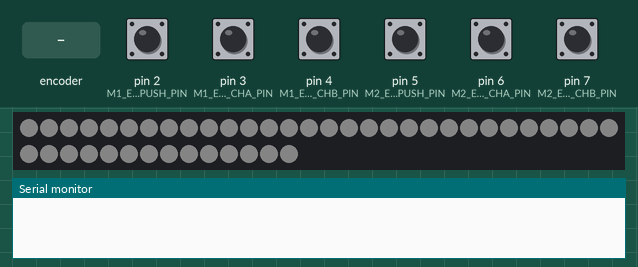
Bench run of a sketch on a simulated Arduino Uno, built with avr-gcc and run on an emulated ATmega328P. Parts: 44 RGB LEDs in strip order, left to right, continuing on the next row, the last lines printed to the serial monitor. The inputs (shaded band) are chosen by the test bench; at power-on: pin 2 (M1_ENC_PUSH_PIN), pin 3 (M1_ENC_CHA_PIN), pin 4 (M1_ENC_CHB_PIN), pin 5 (M2_ENC_PUSH_PIN), pin 6 (M2_ENC_CHA_PIN), pin 7 (M2_ENC_CHB_PIN) HIGH. Dim RGB values are drawn brighter than linear.

Above: at 1.2 s.
1.3 s: rotary encoder on pin 3 (M1_ENC_CHA_PIN) / pin 4 (M1_ENC_CHB_PIN) turned 1 step (first pin leading)
At 1.56 s:
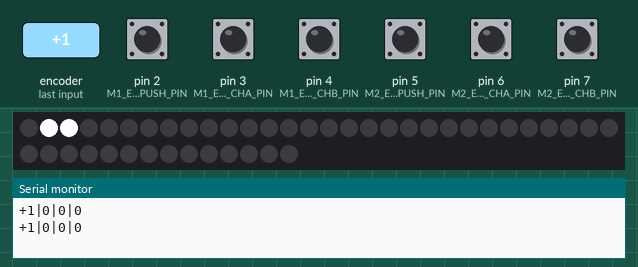
3.5 s: pin 5 (M2_ENC_PUSH_PIN) pulled LOW for 0.15 s
At 3.76 s:
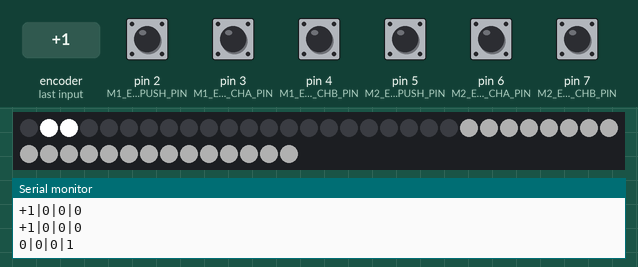
5.1 s: pin 2 (M1_ENC_PUSH_PIN) pulled LOW for 0.15 s
At 5.51 s:
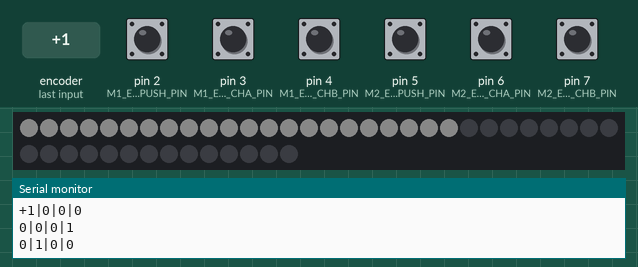
7.0 s: pin 2 (M1_ENC_PUSH_PIN) pulled LOW for 1 s
8.6 s: pin 5 (M2_ENC_PUSH_PIN) pulled LOW for 1 s
12.6 s: rotary encoder on pin 3 (M1_ENC_CHA_PIN) / pin 4 (M1_ENC_CHB_PIN) turned 2 steps (second pin leading)
At 13.5 s:
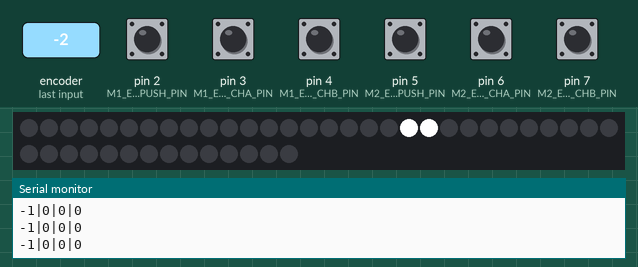
Timing chart, 0 to 15.5 s (numbered marks = the images above; inputs shaded):
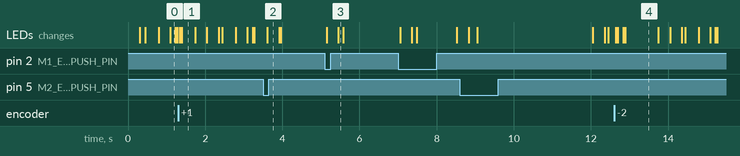

The sketch:

micro_test_2.ino
```cpp
// Using an Arduino Micro as microcontroller
// using NeoPixel LED strip
// using interal pullups instead of externals physical resistors
// 22 LEDS for each Encoder


/*

 * 1st LED strip VCC    to external 5V power supply
 * 1st LED strip GND    to Arduino GND;
 * 1st LED strip DATA   to Arduino digital pin 8 (through a 470 Ohm resistor);

 MODULE 1 CONNECTIONS:
 * 1st encoder CHA pin  to Arduino digital pin 2
 * 1st encoder CHB pin  to Arduino digital pin 3
 * 1st encoder PUSH pin to Arduino digital pin 4


 MODULE 2 CONNECTIONS:
 * 2nd encoder CHA pin to Arduino digital pin 5;
 * 2nd encoder CHB pin to Arduino digital pin 6;
 * 2nd encoder PUSH pin to Arduino digital pin 7;

 NOTE: place a 6,3V 1000 microF capacitor between LEDs GND and VCC rails;
 Place one 10K pullup resistor for each encoder pin;

 SERIAL COMMUNICATION PROTOCOL

 <encoder SX (+1/-1) > | < push SX> | <encoder DX (+1/-1) > | < push DX> | <a capo>
*/

// //////////////
// PIN DEFINITION
// //////////////

#define LEDSTRIP_DATA_PIN         9

// module 1

#define M1_ENC_CHA_PIN            3
#define M1_ENC_CHB_PIN            4
#define M1_ENC_PUSH_PIN           2

#define M2_ENC_CHA_PIN            6
#define M2_ENC_CHB_PIN            7
#define M2_ENC_PUSH_PIN           5

// /////////////
// STATE MACHINE
// /////////////

enum m_statuses{
  STANDBY=0,
  SEARCH,
  SELECTED
} m1_status=STANDBY, m2_status=STANDBY;

long m1_prevTime, m2_prevTime;
long m1_waitTime = 5000;
long m2_waitTime = 5000;


// //////////////
// ANIMATOR STUFF
// //////////////

#include "Animator_Sine.h"
Animator_Sine m1_animSine;
Animator_Sine m2_animSine;

#include "Animator_AR.h"
Animator_AR m1_animAR;
Animator_AR m2_animAR;

float m1_y = 0.0;
float m2_y = 0.0;

// /////////////
// ENCODER STUFF
// /////////////

// Encoder code is inspired by the work of eran.io
// http://eran.io/rotary-encoder-based-cooking-timer/
// Here's code: https://github.com/pavius/rotary-encoder-timer

#include "eran_encoder.h"
long m1_counter = 0;
long m2_counter = 0;

EranEncoder m1_encoder;
EranEncoder m2_encoder;


void m1_cwStep(void)
{
  m1_counter --;

  m1_status = SEARCH;
  m1_prevTime = millis();
  //Serial.println("1,+1;");
  Serial.println("-1|0|0|0");
}

void m1_ccwStep(void)
{
  m1_counter ++;

  m1_status = SEARCH;
  m1_prevTime = millis();
  //Serial.println("1,-1;");
  Serial.println("+1|0|0|0");
}

void m2_cwStep(void)
{
  m2_counter --;

  m2_status = SEARCH;
  m2_prevTime = millis();
  //Serial.println("2,+1;");
  Serial.println("0|0|-1|0");
}

void m2_ccwStep(void)
{
  m2_counter ++;

  m2_status = SEARCH;
  m2_prevTime = millis();
  //Serial.println("2,-1;");
  Serial.println("0|0|+1|0");
}


// ////////////
// BUTTON STUFF
// ////////////

#include "ButtonDebounce.h"

// (ButtonDebounce Library is written and maintained
// by Maykon L. Capellari <maykonluiscapellari@gmail.com>
// https://github.com/maykon/ButtonDebounce

ButtonDebounce m1_push(M1_ENC_PUSH_PIN, 50);
ButtonDebounce m2_push(M2_ENC_PUSH_PIN, 50);

void m1_pushChanged(int state){
  if( !state )
  {
    m1_status = SELECTED;
    m1_animAR.trigger();
    m1_prevTime = millis();
    //Serial.println("1,P;");
    Serial.println("0|1|0|0");
  }
}

void m2_pushChanged(int state){
  if( !state )
  {
    m2_status = SELECTED;
    m2_animAR.trigger();
    m2_prevTime = millis();
    //Serial.println("2,P;");
    Serial.println("0|0|0|1");
  }
}


// /////////
// LED STUFF
// /////////

// this is the order of the colors GREEN, RED, BLUE
#include "Adafruit_NeoPixel.h"
#include <SPI.h> // see Adafruit DotStar library example to better understand

// the number of LEDs per single strip
#define NLEDS 22

// Declare our NeoPixel strip object:
Adafruit_NeoPixel strip( NLEDS*2, LEDSTRIP_DATA_PIN, NEO_GRBW + NEO_KHZ800);
// Argument 1 = Number of pixels in NeoPixel strip
// Argument 2 = Arduino pin number (most are valid)
// Argument 3 = Pixel type flags, add together as needed:
//   NEO_KHZ800  800 KHz bitstream (most NeoPixel products w/WS2812 LEDs)
//   NEO_KHZ400  400 KHz (classic 'v1' (not v2) FLORA pixels, WS2811 drivers)
//   NEO_GRB     Pixels are wired for GRB bitstream (most NeoPixel products)
//   NEO_RGB     Pixels are wired for RGB bitstream (v1 FLORA pixels, not v2)
//   NEO_RGBW    Pixels are wired for RGBW bitstream (NeoPixel RGBW products)


// TODO: change here something
int m1_intensity = 255;
int m2_intensity = 255;
int m1_color = 0;
int m2_color = 0;
// these values are used during the "breathing" phase
int m1_max_intensity = 60;
int m2_max_intensity = 60;
int m1_led_offset = 0;
int m2_led_offset = NLEDS;


// ///////
// UTILITY
// ///////
int i, j = 0;

// SETUP ///////////////////////////////////////////////////////////////

void setup()
{
  Serial.begin(9600);

  // LED STUFF
  strip.begin(); // Initialize pins for output
  // set every pixel to sleep
  for(i=0; i<NLEDS; i++) {
    strip.setPixelColor(i, 0x00, 0x00, 0x00, 0x00);
  }
  strip.show();  // Turn all LEDs off ASAP

  // MODULE 1

  pinMode(M1_ENC_CHA_PIN, INPUT_PULLUP);
  pinMode(M1_ENC_CHB_PIN, INPUT_PULLUP);

  m1_encoder.init(M1_ENC_CHA_PIN, M1_ENC_CHB_PIN);
  m1_encoder.setCallbackCW(m1_cwStep);
  m1_encoder.setCallbackCCW(m1_ccwStep);
  m1_push.setCallback(m1_pushChanged);
  m1_animSine.init(0.5, 0.0);
  m1_animAR.init(100, 500);

  // MODULE 2

  pinMode(M2_ENC_CHA_PIN, INPUT_PULLUP);
  pinMode(M2_ENC_CHB_PIN, INPUT_PULLUP);

  m2_encoder.init(M2_ENC_CHA_PIN, M2_ENC_CHB_PIN);
  m2_encoder.setCallbackCW(m2_cwStep);
  m2_encoder.setCallbackCCW(m2_ccwStep);
  m2_push.setCallback(m2_pushChanged);
  m2_animSine.init(0.5, 0.0);
  m2_animAR.init(100, 500);
}

// LOOP ////////////////////////////////////////////////////////////////

void loop()
{

  // MODULE 1

  m1_encoder.update();
  m1_push.update();

  if( m1_status == STANDBY )
  {
    m1_animSine.update();
    m1_y = m1_animSine.getY();
  }
  else if( m1_status == SEARCH )
  {
    m1_y = 0;
    if( (millis()-m1_prevTime) < m1_waitTime )
    {
      m1_counter = m1_counter % NLEDS;
      if(m1_counter < 0) m1_counter = NLEDS-1;
      for(i=0; i<NLEDS; i++)
      {
        if(i == m1_counter)
        {
          strip.setPixelColor(i + m1_led_offset, 0, 0, 0, m1_intensity);
        }
        else
          strip.setPixelColor(i + m1_led_offset, 0,0,0,0);
      }
    }
    else
    {
      m1_status = STANDBY;
      m1_prevTime = millis();
    }
  }
  else if( m1_status == SELECTED )
  {
    m1_animAR.update();
    m1_y = m1_animAR.getY();
    if( (millis()-m1_prevTime) < m1_waitTime )
    {
      // do nothing
    }
    else
    {
      m1_status = STANDBY;
      m1_prevTime = millis();
    }
  }

  // LED STUFF

  if( m1_status == STANDBY || m1_status == SELECTED )
  {
    for(i=0; i<NLEDS; i++)
    {
      m1_color = m1_y*m1_y*m1_max_intensity;
      strip.setPixelColor(i + m1_led_offset, 0,0,0,m1_color);
    }
  }
  else
  {
    // we are in SEARCH state
    m1_counter = m1_counter % NLEDS;
    if(m1_counter < 0 ) m1_counter = NLEDS-1;
    for(i=0; i<NLEDS; i++)
    {
      if( i == m1_counter)
      {
        int j = i-1;
        if(j<0) j = NLEDS -1;
        strip.setPixelColor(i + m1_led_offset, 0,0,0, m1_intensity);
        strip.setPixelColor(j + m1_led_offset, 0,0,0, m1_intensity);
      }
      else
      {
        strip.setPixelColor(i, 0,0,0,0);
      }
    }
  }

  //m1_strip.show();


  // MODULE 2

  m2_encoder.update();
  m2_push.update();

  if( m2_status == STANDBY )
  {
    m2_animSine.update();
    m2_y = m2_animSine.getY();
  }
  else if( m2_status == SEARCH )
  {
    m2_y = 0;
    if( (millis()-m2_prevTime) < m2_waitTime )
    {
      m2_counter = m2_counter % NLEDS;
      if(m2_counter < 0) m2_counter = NLEDS-1;
      for(i=0; i<NLEDS; i++)
      {
        if(i == m2_counter)
        {
          strip.setPixelColor(i + m2_led_offset, 0,0,0, m2_intensity);
        }
        else
          strip.setPixelColor(i + m2_led_offset, 0,0,0,0);
      }
    }
    else
    {
      m2_status = STANDBY;
      m2_prevTime = millis();
    }
  }
  else if( m2_status == SELECTED )
  {
    m2_animAR.update();
    m2_y = m2_animAR.getY();
    if( (millis()-m2_prevTime) < m2_waitTime )
    {
      // do nothing
    }
    else
    {
      m2_status = STANDBY;
      m2_prevTime = millis();
    }
  }

  if( m2_status == STANDBY || m2_status == SELECTED )
  {
    for(i=0; i<NLEDS; i++)
    {
      m2_color = m2_y*m2_y*m2_max_intensity;
      strip.setPixelColor(i + m2_led_offset, 0,0,0, m2_color);
    }
  }
  else
  {
    // we are in SEARCH state
    m2_counter = m2_counter % NLEDS;
    if(m2_counter < 0 ) m2_counter = NLEDS-1;
    for(i=0; i<NLEDS; i++)
    {
      if( i == m2_counter)
      {
        int j = i-1;
        if(j<0) j = NLEDS -1;
        strip.setPixelColor(i + m2_led_offset, 0,0,0, m2_intensity);
        strip.setPixelColor(j + m2_led_offset, 0,0,0, m2_intensity);
      }
      else
      {
        strip.setPixelColor(i  + m2_led_offset, 0,0,0,0);
      }
    }
  }

  strip.show();

  //m1PrintStates();
  //m2PrintStates();

  delay(1);
}

void m1PrintStates()
{
  if( m1_status == STANDBY )   {
    Serial.println("STANDBY");
  }
  else if( m1_status == SEARCH )   {
    Serial.println("SEARCH");
  }
  else if ( m1_status == SELECTED )   {
    Serial.println("SELECTED");
  }
  else  {
    Serial.println("??");
  }
}

void m2PrintStates()
{
  if( m2_status == STANDBY ) {
    Serial.println("STANDBY");
  }
  else if( m2_status == SEARCH ) {
    Serial.println("SEARCH");
  }
  else if ( m2_status == SELECTED ) {
    Serial.println("SELECTED");
  }
  else {
    Serial.println("??");
  }
}
```

Animator_AR.cpp
```cpp
#include "Animator_AR.h"


// Set attack and release time in millisecond
// default are attack time (t_1) = 10ms and
// release time (t_2) = 500ms
void Animator_AR::init( int t_1, int t_2 ) {
  t1 = t_1>0.0?t_1:10;
  t2 = t_2>0.0?t_2:500;
  state = QUIET;
}

void Animator_AR::update()
{
  if(state == ATTACK)
  {
    dt = millis() - st;
    // TODO: insert a check here in order to prevent
    // cases where 'dt' become grater than t1.
    // Update st accordingly.
    //if( dt < 0 )
    //  Serial.println("ERROR");
    y =  (1.0*dt)/t1;
    if(y > 1.0)
    {
      y = 1.0;
      state = RELEASE;
    }
  }
  else if( state == RELEASE )
  {
    dt = millis() - st;
    // TODO: insert a check here in order to prevent
    // cases where 'dt' become grater than t2.
    // Update st accordingly.
    y =  1.0 - ( (1.0*dt)/t2 );
    if(y < 0.0)
    {
      y = 0.0;
      state = QUIET;
    }
  }
}

void Animator_AR::trigger()
{
  st = millis();
  state = ATTACK;
}

float Animator_AR::getY()
{
  return y;
}
```

Animator_AR.h
```cpp
/*
  Animator AR
  Nicola Ariutti
  2018/09/25
*/

#ifndef ANIMATOR_AR_H
#define ANIMATOR_AR_H

#include "Arduino.h"

class Animator_AR
{
public:
  Animator_AR() {};
  ~Animator_AR() {};

  void init( int t_1, int t_2 );
  void update();
  void trigger();
  float getY();


private:

  // note that time variables must be
  // long in order to store great values.
  int t1, t2;  // t attack, t release
  long dt;      // delta time
  long st;      // start time

  // states
  enum {
    QUIET = -1,
    ATTACK,
    RELEASE
  } state;

  float y;
};
#endif
```

Animator_Sine.cpp
```cpp
#include "Animator_Sine.h"

void Animator_Sine::init( float _freq, float _phase )
{
  freq = _freq>0.0?_freq:1;
  phase = abs(int(_phase))%(int(2*PI));
  //phase = 0.0;
  // At the beginning 't0' and 't' are equal.
  t0 = t = (millis() * 0.001);
  dt = t - t0;
}

void Animator_Sine::update()
{
  t = (millis() * 0.001);
  dt = t - t0;
  y = sin( phase + 2*PI*freq*dt );
  y = (y+1)*0.5;
}

void Animator_Sine::changeFreq( float _freq )
{
  // calculate the phase for the
  // upcoming sinusoid
  t = (millis() * 0.001);
  dt = t - t0;
  phase = phase + 2*PI*freq*dt;
  phase = int(phase) % int(2*PI);
  // define the new 't0' which is the
  // new reference for counting time
  t0 = t;
  // Finally, set the new frequency
  freq = _freq;
}

float Animator_Sine::getY()
{
  return y;
}
```

Animator_Sine.h
```cpp
/*
  Animator Sine
  Nicola Ariutti
  2018/09/25
*/

#ifndef ANIMATOR_SINE_H
#define ANIMATOR_SINE_H

#include "Arduino.h"

class Animator_Sine
{
  private:
    float freq;
    float phase;
    float t, t0, dt;
    float y;
  public:
    Animator_Sine() {};
    ~Animator_Sine() {};

    void init(float _freq, float _phase);
    void update();
    void changeFreq(float _freq);
    float getY();
};

#endif
```

ButtonDebounce.cpp
```cpp
#include "Arduino.h"
#include "ButtonDebounce.h"

ButtonDebounce::ButtonDebounce(int pin, unsigned long delay){
  pinMode(pin, INPUT_PULLUP);
  _pin = pin;
  _delay = delay;
  _lastDebounceTime = 0;
  _lastStateBtn = HIGH;
}

bool ButtonDebounce::isTimeToUpdate(){
  return (millis() - _lastDebounceTime) > _delay;
}

void ButtonDebounce::update(){
  if(!isTimeToUpdate()) return;
  _lastDebounceTime = millis();
  int btnState = digitalRead(_pin);
  if(btnState == _lastStateBtn) return;
  _lastStateBtn = btnState;
  if(this->callback) this->callback(_lastStateBtn);
}

int ButtonDebounce::state(){
  return _lastStateBtn;
}

void ButtonDebounce::setCallback(BTN_CALLBACK){
  this->callback = callback;
}
```

ButtonDebounce.h
```cpp
/*
  ButtonDebounce.h - Library for Button Debounce.
  Created by Maykon L. Capellari, September 30, 2017.
  Released into the public domain.
*/
#ifndef ButtonDebounce_h
#define ButtonDebounce_h

#include "Arduino.h"

#define BTN_CALLBACK void (*callback)(int)

class ButtonDebounce{
  private:
    int _pin;
    unsigned long _delay;
    unsigned long _lastDebounceTime;
    int _lastStateBtn;
    BTN_CALLBACK;
    bool isTimeToUpdate();
  public:
    ButtonDebounce(int pin, unsigned long delay);
    void update();
    int state();
    void setCallback(BTN_CALLBACK);
};

#endif
```

Modulo.cpp
```cpp
#include "Modulo.h"
```

Modulo.h
```cpp
/*
  Modulo
  Nicola Ariutti
  2018/09/25
*/

#ifndef MODULO_H
#define MODULO_H

#include "Arduino.h"

class Modulo
{
  private:
  public:
    Modulo() {};
    ~Modulo() {};

    void init(float _freq, float _phase);
    void update();
    void changeFreq(float _freq);
    float getY();
};

#endif
```

eran_encoder.cpp
```cpp
#include "eran_encoder.h"

void EranEncoder::init(int _cha, int _chb)
{
  CHA = _cha;
  CHB = _chb;
}

void EranEncoder::update()
{
  statusChA = ((statusChA<<1) | digitalRead(CHA)) & 0x07;
  statusChB = ((statusChB<<1) | digitalRead(CHB)) & 0x07;

  // debounce CH A
  if( statusChA == searchPatternA )
  {
    // change search pattern
    searchPatternA = (~searchPatternA) & 0x07;
    // append 0 to resutl
    transitionEvent = statusChA; // 0 or 7
  }

  // debounce CH B
  if( statusChB == searchPatternB )
  {
    // change search pattern
    searchPatternB = (~searchPatternB) & 0x07;
    // append 1 to result
    transitionEvent = (statusChB | (1<<3)); // 8 or 15
  }

  // Check pattern (if something has happend
  // the transition event is now 7, 15, 0 or 8.
  if( transitionEvent != NO_TRANSITION_EVENT )
  {
    if( state == STATE_IDLE )
    {
      // first value of a CW transition?
      if(transitionEvent == cwTransitions[0])
      {
        // yes! so we enter the corresponding state
        state = STATE_DETECTING_CW;
        // prepare for the next transition;
        transitionEventIndex++;
      }
      // first value of a CCW transition?
      else if(transitionEvent == ccwTransitions[0])
      {
        // yes! so we enter the corresponding state
        state = STATE_DETECTING_CCW;
        // prepare for the next transition;
        transitionEventIndex++;
      }
    }
    else if( state == STATE_DETECTING_CW )
    {
      if(transitionEvent == cwTransitions[transitionEventIndex])
      {
        // increment
        transitionEventIndex++;

        if(transitionEventIndex == 2)
        {
          changeCounts++;
          if(this->callback_cw) this->callback_cw();
        }
        else if(transitionEventIndex == 4) // have we finished?
        {
          // increment count
          changeCounts++;
          if(this->callback_cw) this->callback_cw();
          //back to idle
          state = STATE_IDLE;
          transitionEventIndex = 0;
        }

      }
      else
      {
        // this transition is incorrect, go back to idle
        state = STATE_IDLE;
        transitionEventIndex = 0;
      }
    }
    else if( state == STATE_DETECTING_CCW )
    {
      if(transitionEvent == ccwTransitions[transitionEventIndex])
      {
        // increment
        transitionEventIndex++;

        if(transitionEventIndex == 2)
        {
          changeCounts--;
          if(this->callback_ccw) this->callback_ccw();
        }
        else if(transitionEventIndex == 4) // have we finished?
        {
          // decrement count
          changeCounts--;
          if(this->callback_ccw) this->callback_ccw();
          //back to idle
          state = STATE_IDLE;
          transitionEventIndex = 0;
        }

      }
      else
      {
        // this transition is incorrect, go back to idle
        state = STATE_IDLE;
        transitionEventIndex = 0;
      }
    }
    // we have already processed the transition occured so
    // we must zero out the transition.
    transitionEvent = NO_TRANSITION_EVENT;
  }
}

void EranEncoder::resetCounter()
{
  changeCounts = 0;
}


int EranEncoder::getCounter()
{
  return changeCounts;
}


void EranEncoder::setCallbackCW(ENCODER_CALLBACK_CW){
  this->callback_cw = callback_cw;
}


void EranEncoder::setCallbackCCW(ENCODER_CALLBACK_CCW){
  this->callback_ccw = callback_ccw;
}
```

eran_encoder.h
```cpp
#ifndef __ERAN_ENCODER__
#define __ERAN_ENCODER__
#include "Arduino.h"

#define NO_TRANSITION_EVENT (1)

#define ENCODER_CALLBACK_CW void (*callback_cw)(void)
#define ENCODER_CALLBACK_CCW void (*callback_ccw)(void)

class EranEncoder
{
private:
  // channel shift register
  uint8_t statusChA = 0x00;
  uint8_t statusChB = 0x00;

  uint8_t searchPatternA = 0x00;
  uint8_t searchPatternB = 0x00;

  typedef enum {
    STATE_IDLE,
    STATE_DETECTING_CW,
    STATE_DETECTING_CCW,
  } STATE;
  STATE state = STATE_IDLE;


  uint8_t transitionEvent = NO_TRANSITION_EVENT;
  uint8_t transitionEventIndex = 0;

  uint8_t cwTransitions[4]  = {8, 0, 15, 7};
  uint8_t ccwTransitions[4] = {0, 8, 7, 15};

  uint8_t CHA, CHB;

  ENCODER_CALLBACK_CW;
  ENCODER_CALLBACK_CCW;

public:

  //
  int changeCounts = 0;

  // constructor
  EranEncoder() {};

  void init(int _cha, int _chb);
  void update();
  int getCounter();
  void resetCounter();
  void setCallbackCW(ENCODER_CALLBACK_CW);
  void setCallbackCCW(ENCODER_CALLBACK_CCW);
};

#endif // __ERAN_ENCODER__
```

Measured:
- after the input at 1.3 s, the LEDs: first change at once (image 1 shows a later state)
- what the display in image 4 shows lasts 0.8 s, from 12.9 s to 13.7 s
